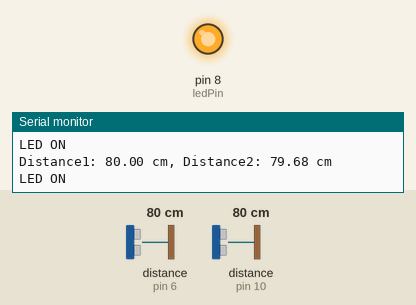
This sketch was run on a simulated Arduino Uno, built with avr-gcc and run on an emulated ATmega328P. On the bench: output pins drawn as LEDs (lit = HIGH), the last lines printed to the serial monitor. Wiring (inferred from the names in the program): 2 × ultrasonic range finder: trigger pin 7, echo pin 6 / trigger pin 9, echo pin 10. Inputs (shaded band) come from the test bench; at power-on: distance to the obstacle (sensors on pin 6, pin 10) 80 cm. The echo pulse lasts 58.3 µs per cm; pins used as bus, display or sensor lines are not drawn.

Above: at 1.3 s.
1.4 s: distance to the obstacle (sensor on pin 6) set to 120 cm
At 2.7 s:
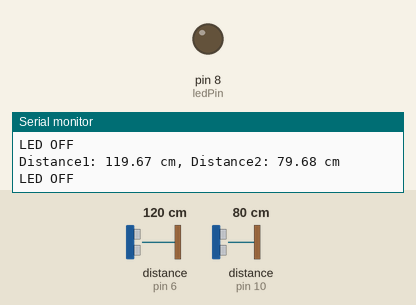
3.0 s: distance to the obstacle (sensor on pin 6) set to 2 cm
At 3.9 s:
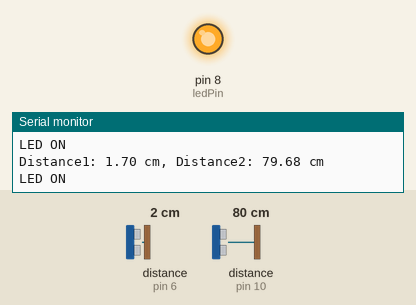
4.5 s: distance to the obstacle (sensor on pin 6) set to 250 cm
At 5.1 s:
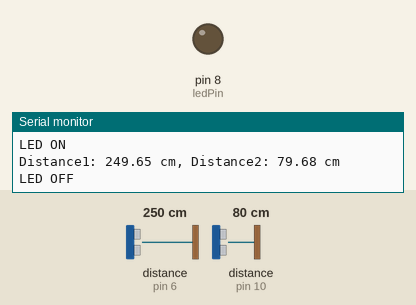
Timing chart, 0 to 7.5 s (numbered marks = the images above; inputs shaded):
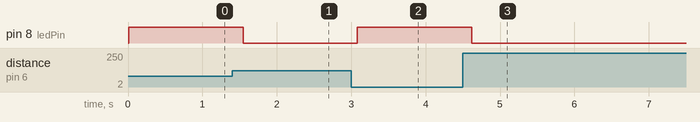

Measured:
- after the input at 1.4 s, pin 8 (ledPin): HIGH → LOW after 0.15 s
- after the input at 3.0 s, pin 8 (ledPin): LOW → HIGH after 0.08 s
- after the input at 4.5 s, pin 8 (ledPin): HIGH → LOW after 0.12 s

The sketch:

LED_red_control.ino
```cpp
// 초음파 센서 핀 설정
const int trigPin1 = 7;  // 첫 번째 초음파 센서 트리거 핀
const int echoPin1 = 6;  // 첫 번째 초음파 센서 에코 핀
const int trigPin2 = 9;  // 두 번째 초음파 센서 트리거 핀
const int echoPin2 = 10; // 두 번째 초음파 센서 에코 핀
const int ledPin = 8;    // LED가 연결된 핀

void setup() {
    Serial.begin(9600);  // 시리얼 통신 시작
    pinMode(trigPin1, OUTPUT);  // 첫 번째 트리거 핀을 출력 모드로 설정
    pinMode(echoPin1, INPUT);   // 첫 번째 에코 핀을 입력 모드로 설정
    pinMode(trigPin2, OUTPUT);  // 두 번째 트리거 핀을 출력 모드로 설정
    pinMode(echoPin2, INPUT);   // 두 번째 에코 핀을 입력 모드로 설정
    pinMode(ledPin, OUTPUT);    // 핀 8을 출력 모드로 설정 (LED 제어)
}

float getDistance(int trigPin, int echoPin) {
    // 초음파 신호 전송
    digitalWrite(trigPin, LOW);
    delayMicroseconds(2);
    digitalWrite(trigPin, HIGH);
    delayMicroseconds(10);
    digitalWrite(trigPin, LOW);

    // 초음파 신호 수신 시간 측정
    long duration = pulseIn(echoPin, HIGH);

    // 거리 계산 (단위: cm)
    float distance = (duration * 0.0343) / 2;
    return distance;
}

void loop() {
    // 첫 번째 센서로부터 거리 측정
    float distance1 = getDistance(trigPin1, echoPin1);

    // 두 번째 센서로부터 거리 측정
    float distance2 = getDistance(trigPin2, echoPin2);

    // 결과를 Serial 모니터에 출력
    Serial.print("Distance1: ");
    Serial.print(distance1);
    Serial.print(" cm, ");
    Serial.print("Distance2: ");
    Serial.print(distance2);
    Serial.println(" cm");

    // 거리 조건에 따라 핀 8 제어
    if (distance1 < 100 && distance2 < 100) {  // 어느 하나라도 100cm 미만일 때
        digitalWrite(ledPin, HIGH);  // 핀 8에 전원 공급 (LED ON)
        Serial.println("LED ON");
    } else {  // 두 센서 모두 100cm 이상일 때
        digitalWrite(ledPin, LOW);   // 핀 8의 전원 차단 (LED OFF)
        Serial.println("LED OFF");
    }

    delay(500);  // 0.5초 대기 후 다음 측정
}
```
